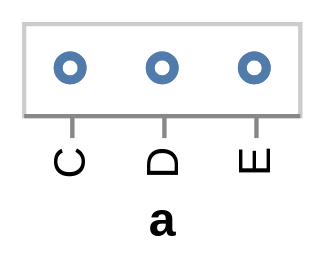

This figure's Vega-Lite source:
### Vega specification from a JSON file in a GitHub repository (floating-point values rounded to 4 significant figures)
{"$schema": "https://vega.github.io/schema/vega/v3.0.json", "autosize": "pad", "padding": 5, "style": "cell", "data": [{"name": "source_0", "values": [{"a": "C", "b": 2}, {"a": "C", "b": 7}, {"a": "C", "b": 4}, {"a": "D", "b": 1}, {"a": "D", "b": 2}, {"a": "D", "b": 6}, {"a": "E", "b": 8}, {"a": "E", "b": 4}, {"a": "E", "b": 7}]}], "signals": [{"name": "x_step", "value": 21}, {"name": "width", "update": "bandspace(domain('x').length, 1, 0.5) * x_step"}, {"name": "height", "update": "21"}], "marks": [{"name": "marks", "type": "symbol", "role": "point", "style": ["point"], "from": {"data": "source_0"}, "encode": {"update": {"x": {"scale": "x", "field": "a"}, "y": {"signal": "height", "mult": 0.5}, "stroke": {"value": "#4c78a8"}, "fill": {"value": "transparent"}, "opacity": {"value": 0.7}}}}], "scales": [{"name": "x", "type": "point", "domain": {"data": "source_0", "field": "a", "sort": true}, "range": {"step": {"signal": "x_step"}}, "round": true, "padding": 0.5}], "axes": [{"scale": "x", "orient": "bottom", "title": "a", "zindex": 1, "encode": {"labels": {"update": {"angle": {"value": 270}, "align": {"value": "right"}, "baseline": {"value": "middle"}}}}}], "config": {"axis": {"domainColor": "#888", "tickColor": "#888"}, "axisY": {"minExtent": 30}, "style": {"cell": {"fill": "transparent", "stroke": "#ccc"}}}}
